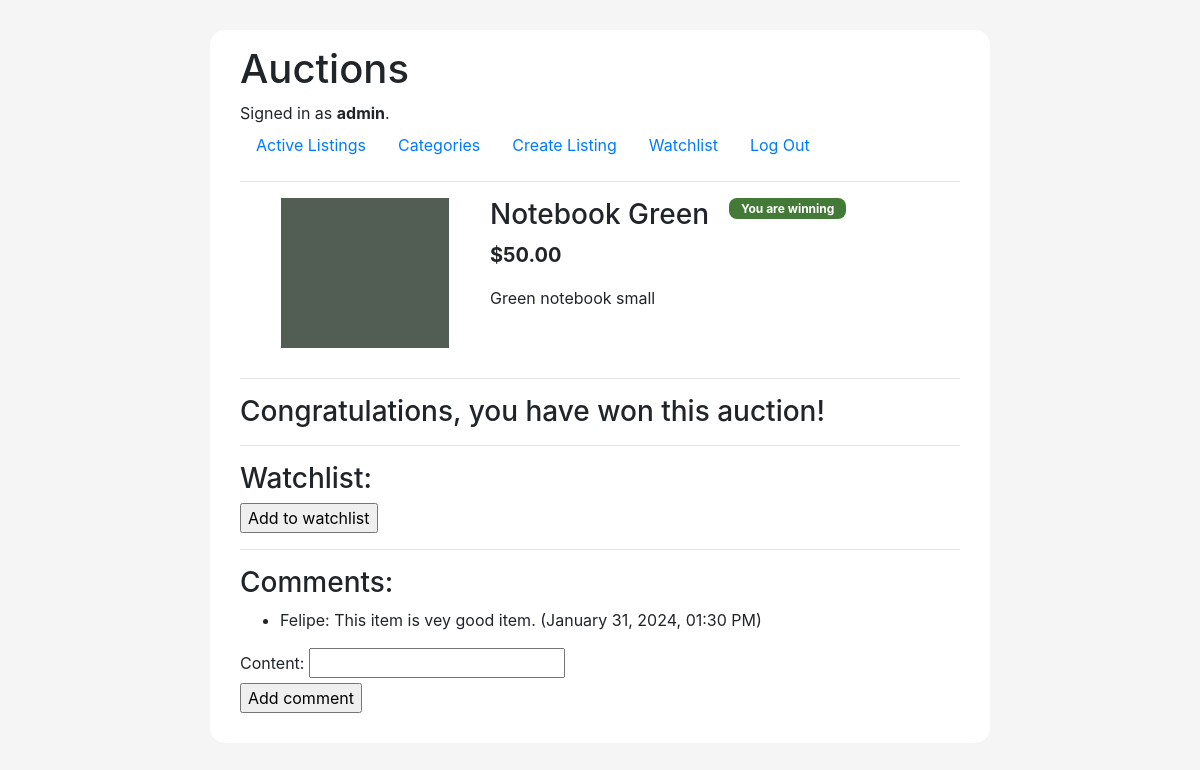
The app's page /listing/1 (signed in) with its own data.
### auctions/models.py (models this page shows, shortened)
class User(AbstractUser):
    pass

class Listing(models.Model):
    AUCTION_STATUS = [
    ('OP', 'Open'),
    ('CA', 'Canceled'),
    ('CL', 'Closed')
    ]
    title = models.CharField(max_length=200)
    description = models.CharField(max_length=3000)
    category = models.ForeignKey(AuctionCategory, on_delete=models.SET_NULL, null=True)
    image = models.ImageField(upload_to='images/')
    owner = models.ForeignKey(User, on_delete=models.CASCADE, related_name="owned_listings")
    starting_bid = models.DecimalField(max_digits=8, decimal_places=2)
    current_bid = models.DecimalField(max_digits=8, decimal_places=2, null=True)
    current_bidder = models.ForeignKey(User, on_delete=models.SET_NULL, null=True, related_name="leading_bid_listings")
    creation_date = models.DateTimeField(auto_now_add=True)
    last_updated = models.DateTimeField(auto_now=True)
    status = models.CharField(max_length=2, choices=AUCTION_STATUS, default='OP')
    watching_users = models.ManyToManyField(User, blank=True, null=True, related_name="watchlist")
    winner = models.ForeignKey(User, on_delete=models.SET_NULL, blank=True, null=True, related_name="won_auctions")

class Comment(models.Model):
    listing = models.ForeignKey(Listing, on_delete=models.CASCADE)
    commenter = models.ForeignKey(User, on_delete=models.DO_NOTHING)
    content = models.CharField(max_length=1000)
    comment_date = models.DateTimeField(auto_now_add=True)
    def __str__(self):
        return f"{self.commenter.first_name}: {self.content}. ({self.comment_date.strftime('%B %d, %Y, %I:%M %p')})"

### auctions/views.py (the view)
# urls.py: path("listing/<int:pk>", views.listing, name="listing"),
def listing(request, pk):
    if request.user.is_authenticated:
        watchlist = list(request.user.watchlist.all().values_list('pk', flat=True))
        current_bidder_list = list(request.user.leading_bid_listings.all().values_list('pk', flat=True))
    else:
        watchlist = []
        current_bidder_list = []
    listing = models.Listing.objects.get(pk=pk)
    try:
        listing.watching_users.get(username=request.user)
        is_watching = True
    except:
        is_watching = False
    comment_list = models.Comment.objects.filter(listing=listing)
    if request.method == "POST":
        if 'add_watchlist' in request.POST:
            listing.watching_users.add(request.user)
            messages.success(request, 'Item succesfully added to watchlist')
        if 'remove_watchlist' in request.POST:
            messages.success(request, 'Item succesfully removed from watchlist')
            listing.watching_users.remove(request.user)
        if 'make_bid' in request.POST:
            form = forms.BiddingForm(request.POST)
            if form.is_valid():
                bid_value = form.cleaned_data['bid_value']
                if bid_value > listing.starting_bid and (listing.current_bid is None or bid_value > listing.current_bid):
                    listing.current_bid = bid_value
                    listing.current_bidder = request.user
                    listing.save()
                    bidding = form.save(commit=False)
                    bidding.listing = listing
                    bidding.bidder = request.user
                    bidding.bid_value = bid_value
                    if models.Bid.objects.filter(listing=listing).aggregate(Max('bid_order')) is int:
                        bidding.bid_order = models.Bid.objects.filter(listing=listing).aggregate(Max('bid_order'))['bid_order__max'] + 1
                    else:
                        bidding.bid_order = 1
                    bidding.save()
                    messages.error(request, 'Bid succesful.')
                else:
                    messages.error(request, 'Your bid must be higher than current offer.')
        if 'add_comment' in request.POST:
            form = forms.CommentForm(request.POST)
            if form.is_valid():
                comment = form.save(commit=False)
                comment.listing = listing
                comment.commenter = request.user
                comment.save()
                messages.success(request, 'Comment added')
        if 'close_auction' in request.POST:
            listing.status = "CL"
            listing.winner = listing.current_bidder
            listing.save()
        return redirect('listing', pk=listing.pk)
    elif request.method =="GET":
        return render(request, "auctions/listing.html", {
            "listing": listing,
            "is_watching": is_watching,
            'bidding_form': forms.BiddingForm,
            'comment_form': forms.CommentForm,
            'comment_list': comment_list,
            'watchlist': watchlist,
            'current_bidder_list': current_bidder_list,
        })

### auctions/templates/auctions/listing.html (shortened to what this page needs)
{% extends "auctions/layout.html" %}
{% block body %}
<div class="listing-parent">
    <div class="listing-image-div">
        <img src="{{ listing.image.url }}" alt="Image of {{ listing.title }}">
    </div>
    <div class="listing-content-div">
        <div class="listing-title-parent">
            <div class="listing-title-div">
                <h3>{{ listing.title }}</h3>
            </div>
            {% if listing.pk in current_bidder_list %}
            <div class="listing-title-bidder">
                You are winning
            </div>
            {% endif %}
        </div>
        {% if listing.current_bid == null %}
            <div class="listing-current-price">${{ listing.starting_bid }} </div>
        {% else %}
            <p class="listing-current-price">${{ listing.current_bid }}</p>
        {% endif %}
        <p class="listing-description">{{ listing.description }}</p>
    </div>
</div>
        {% if user.is_authenticated  and user == listing.winner and listing.status == 'CL' %}
            <hr>
            <h3>Congratulations, you have won this auction!</h3>
        {% endif %}
        {% if user.is_authenticated %}
        <hr>
        <h3>Watchlist:</h3>
            {% if not is_watching %}
                <form action="" method="POST">
                    <input type="submit" value="Add to watchlist" name="add_watchlist">
                </form>
            {%  elif is_watching %}
                <form action="" method="POST">
                    {% csrf_token %}
                    <input type="submit" value="Remove from watchlist" name="remove_watchlist">
                </form>
            {% endif %}
        {% endif %}
        <hr>
        <h3>Comments:</h3>
        <ul>
        {% for comment in comment_list %}
            <li>{{ comment }}</li>
        {% endfor %}
        </ul>
        {% if user.is_authenticated %}
            <form action="" method="POST">
                {{ comment_form }}
                <input type="submit" value="Add comment" name="add_comment">
            </form>
        {% endif %}
{% endblock %}

### auctions/templates/auctions/layout.html (shortened to what this page needs)
{% load static %}
<!DOCTYPE html>
<html lang="en">
    <head>
        <link rel="stylesheet" href="https://stackpath.bootstrapcdn.com/bootstrap/4.4.1/css/bootstrap.min.css">
        <link href="{% static 'auctions/styles.css' %}" rel="stylesheet">
    </head>
    <body><div class="page-content">
        <h1>Auctions</h1>
        <div>
            {% if user.is_authenticated %}
                Signed in as <strong>{{ user.username }}</strong>.
            {% else %}
                Not signed in.
            {% endif %}
        </div>
        <ul class="nav">
            <li class="nav-item">
                <a class="nav-link" href="{% url 'index' %}">Active Listings</a>
            </li>
            <li class="nav-item">
                <a class="nav-link" href="{% url 'categories' %}">Categories</a>
            </li>
            {% if user.is_authenticated %}
                <li class="nav-item">
                    <a class="nav-link" href="{% url 'create_listing' %}">Create Listing</a>
                </li>
                <li class="nav-item">
                    <a class="nav-link" href="{% url 'watchlist' %}">Watchlist</a>
                </li>
                <li class="nav-item">
                    <a class="nav-link" href="{% url 'logout' %}">Log Out</a>
                </li>
            {% endif %}
        </ul>
        <hr>
        {% block body %}
        {% endblock %}
    </div></body>
</html>

### auctions/static/auctions/styles.css (style rules this page uses)
body { padding: 10px; }

### auctions/templates/auctions/styles.css (style rules this page uses)
.page-content { background-color:white; margin:20px; border-radius:15px; padding:30px; padding-top:15px; }
body { margin-left: 15%; margin-right: 15%; background-color: #F5F5F5; }
.listing-parent { display: flex; flex-direction: row; margin-bottom: 30px; }
.listing-image-div { width: 250px; height: 150px; }
.listing-image-div img { object-fit: contain; width: 100%; height: 100%; }
.listing-content-div { flex-grow: 1; }
.listing-title-parent { display: flex; flex-direction: row; }
.listing-title-bidder { background-color: #437a37; color:white; font-size: 12px; font-weight: bold; border-radius: 8px; text-align: center; line-height: 15px; height: 21px; padding: 3px; padding-left: 12px; padding-right: 12px; margin-left: 20px; margin-bottom: 10px; }
.listing-current-price { font-size: 20px; font-weight: bold; }

### records on screen
User: username "admin"
Listing: image (picture), title "Notebook Green", current_bid "50.00", description "Green notebook small"
Comment: commenter+content+comment_date "Felipe: This item is vey good item. (January 31, 2024, 01:30 PM)"
